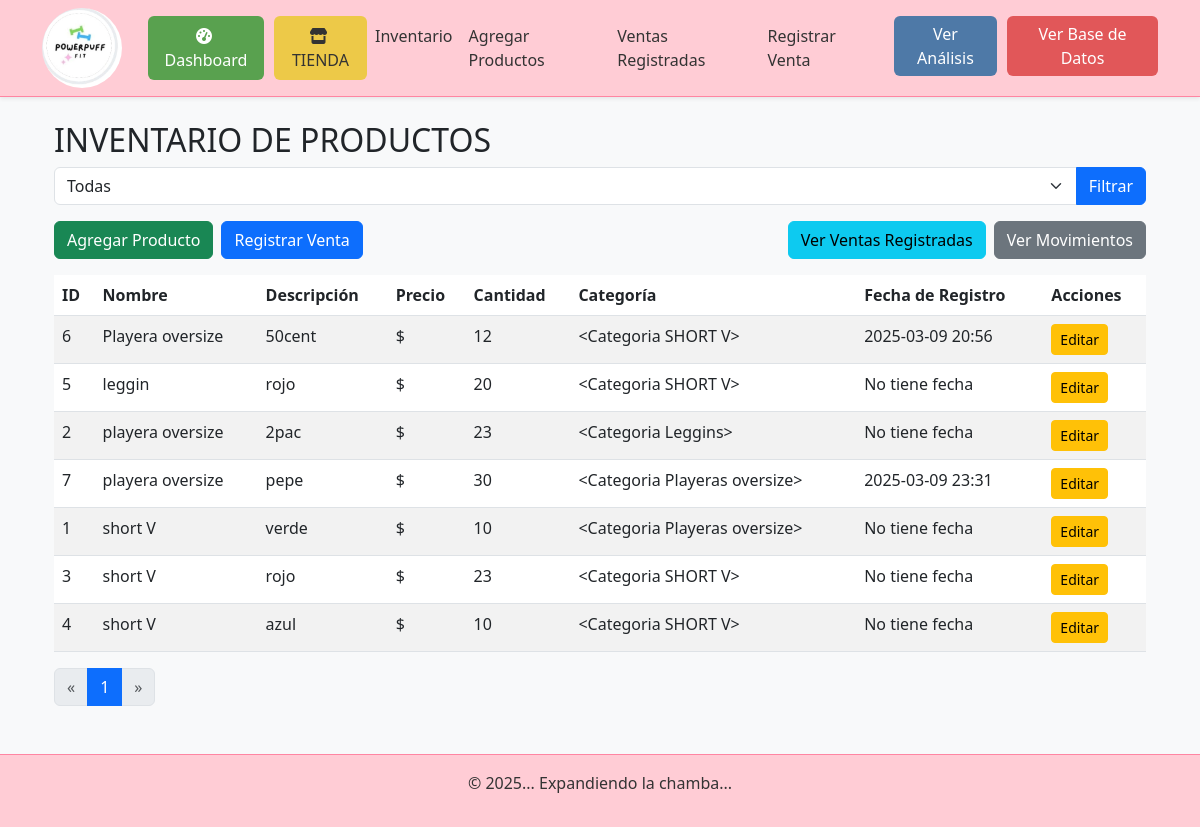
/index, run on the app's committed database.
### app/models.py (models this page shows, shortened)
class Producto(db.Model):
    id = db.Column(db.Integer, primary_key=True)
    nombre = db.Column(db.String(100), nullable=False)
    descripcion = db.Column(db.Text, nullable=True)
    precio_venta = db.Column(db.Float, nullable=False)  # Cambiado de 'precio' a 'precio_venta'
    costo_adquisicion = db.Column(db.Float, nullable=False)  # Nuevo campo
    cantidad = db.Column(db.Integer, default=0)
    categoria_id = db.Column(db.Integer, db.ForeignKey('categoria.id'), nullable=False)
    activo = db.Column(db.Boolean, default=True)
    fecha_registro = db.Column(db.DateTime, default=datetime.utcnow)
    cantidad_vendida = db.Column(db.Integer, default=0)
    categoria_id = db.Column(db.Integer, db.ForeignKey('categoria.id'), nullable=False)  # Clave foránea a 'Categoria'
    activo = db.Column(db.Boolean, default=True)
    fecha_registro = db.Column(db.DateTime, default=datetime.utcnow)
    cantidad_vendida = db.Column(db.Integer, default=0)
    variantes = db.relationship('ProductoVariante', back_populates='producto')
    ventas = db.relationship('VentaProducto', back_populates='producto')
    movimientos = db.relationship('MovimientoInventario', back_populates='producto')
    categoria = db.relationship('Categoria', backref='productos')

class Categoria(db.Model):
    __tablename__ = 'categoria'
    id = db.Column(db.Integer, primary_key=True)
    nombre = db.Column(db.String(100), nullable=False, unique=True)
    def __repr__(self):
        return f'<Categoria {self.nombre}>'

### app/routes.py (the view)
@routes.route('/index')
def index():
    try:
        categoria_seleccionada = request.args.get('categoria', 'todas')
        page = request.args.get('page', 1, type=int)
        query = Producto.query.filter_by(activo=True)
        if categoria_seleccionada != 'todas':
            query = query.filter_by(categoria=categoria_seleccionada)
        productos = query.order_by(Producto.nombre).paginate(page=page, per_page=10)
        categorias = db.session.query(Producto.categoria).distinct().all()
        categorias = [c[0] for c in categorias if c[0]]  # Extract category names
        return render_template(
            'index.html',
            productos=productos,
            categorias=categorias,
            categoria_seleccionada=categoria_seleccionada
        )
    except Exception as e:
        logging.error(f"Error en index: {str(e)}", exc_info=True)
        flash("Error al cargar el inventario", "danger")
        return redirect(url_for('routes.dashboard'))

### app/templates/index.html (shortened to what this page needs)
{% extends "base.html" %}
{% block content %}
<div class="container mt-4">
    <h2>INVENTARIO DE PRODUCTOS</h2>
    <form id="filtroForm" class="mb-3">
        <div class="input-group">
            <select name="categoria" id="categoria" class="form-select">
                <option value="todas" {% if categoria_seleccionada == 'todas' %}selected{% endif %}>Todas</option>
            </select>
            <button type="submit" class="btn btn-primary">Filtrar</button>
        </div>
    </form>
    <div class="d-flex flex-column flex-md-row justify-content-between mb-3 gap-2">
        <div class="d-flex gap-2">
            <a href="{{ url_for('routes.nuevo_producto') }}" class="btn btn-success">Agregar Producto</a>
            <a href="{{ url_for('routes.nueva_venta') }}" class="btn btn-primary">Registrar Venta</a>
        </div>
        <div class="d-flex gap-2">
            <a href="{{ url_for('routes.listar_ventas') }}" class="btn btn-info">Ver Ventas Registradas</a>
            <a href="{{ url_for('routes.listar_movimientos') }}" class="btn btn-secondary">Ver Movimientos</a>
        </div>
    </div>
    <div class="table-responsive">
        <table class="table table-striped">
            <thead>
                <tr>
                    <th>ID</th>
                    <th>Nombre</th>
                    <th>Descripción</th>
                    <th>Precio</th>
                    <th>Cantidad</th>
                    <th>Categoría</th>
                    <th>Fecha de Registro</th>
                    <th>Acciones</th>
                </tr>
            </thead>
            <tbody id="productosLista">
                {% for producto in productos.items %}
                    {% if producto.activo %}
                        <tr>
                            <td>{{ producto.id }}</td>
                            <td>{{ producto.nombre }}</td>
                            <td>{{ producto.descripcion }}</td>
                            <td>${{ producto.precio }}</td>
                            <td>{{ producto.cantidad }}</td>
                            <td>{{ producto.categoria }}</td>
                            <td>
                                {% if producto.fecha_registro %}
                                    {{ producto.fecha_registro.strftime('%Y-%m-%d %H:%M') }}
                                {% else %}
                                    No tiene fecha
                                {% endif %}
                            </td>
                            <td>
                                <a href="{{ url_for('routes.editar_producto', id=producto.id) }}" class="btn btn-warning btn-sm">Editar</a>
                            </td>
                        </tr>
                    {% endif %}
                {% endfor %}
            </tbody>
        </table>
    </div>
    <nav aria-label="Page navigation">
        <ul class="pagination">
            <li class="page-item {% if productos.has_prev %}enabled{% else %}disabled{% endif %}">
                <a class="page-link" href="{{ url_for('routes.index', pagina=productos.prev_num, categoria=categoria_seleccionada) }}" aria-label="Previous">
                    <span aria-hidden="true">&laquo;</span>
                </a>
            </li>
            {% for page_num in range(1, productos.pages + 1) %}
                <li class="page-item {% if productos.page == page_num %}active{% endif %}">
                    <a class="page-link" href="{{ url_for('routes.index', pagina=page_num, categoria=categoria_seleccionada) }}">{{ page_num }}</a>
                </li>
            {% endfor %}
            <li class="page-item {% if productos.has_next %}enabled{% else %}disabled{% endif %}">
                <a class="page-link" href="{{ url_for('routes.index', pagina=productos.next_num, categoria=categoria_seleccionada) }}" aria-label="Next">
                    <span aria-hidden="true">&raquo;</span>
                </a>
            </li>
        </ul>
    </nav>
</div>
{% endblock %}

### app/templates/base.html (shortened to what this page needs)
<!DOCTYPE html>
<html lang="es">
<head>
    <link href="https://cdn.jsdelivr.net/npm/bootstrap@5.3.0/dist/css/bootstrap.min.css" rel="stylesheet">
    <link rel="stylesheet" href="https://cdnjs.cloudflare.com/ajax/libs/font-awesome/6.4.0/css/all.min.css">
</head>
<body class="bg-light">
    <nav class="navbar navbar-expand-lg navbar-light shadow-sm">
        <div class="container">
            <a class="navbar-brand" href="{{ url_for('routes.index') }}">
                <img src="{{ url_for('static', filename='images/logo.png') }}" alt="Logo">
            </a>
            <div class="collapse navbar-collapse" id="navbarNav">
                <ul class="navbar-nav ms-auto">
                    <li class="nav-item">
                        <a class="nav-link btn btn-dashboard" href="{{ url_for('routes.dashboard') }}">
                            <i class="fas fa-tachometer-alt me-1"></i> Dashboard
                        </a>
                    </li>
                    <li class="nav-item">
                        <a class="nav-link btn btn-tienda" href="{{ url_for('routes.index_tienda') }}">
                            <i class="fas fa-store me-1"></i> TIENDA
                        </a>
                    </li>
                    <li class="nav-item">
                        <a class="nav-link" href="{{ url_for('routes.index') }}">Inventario</a>
                    </li>
                    <li class="nav-item">
                        <a class="nav-link" href="{{ url_for('routes.nuevo_producto') }}">Agregar Productos</a>
                    </li>
                    <li class="nav-item">
                        <a class="nav-link" href="{{ url_for('routes.listar_ventas') }}">Ventas Registradas</a>
                    </li>
                    <li class="nav-item">
                        <a class="nav-link" href="{{ url_for('routes.nueva_venta') }}">Registrar Venta</a>
                    </li>
                    <li class="nav-item">
                        <a href="{{ url_for('routes.analisis_productos') }}" class="btn btn-analisis">Ver Análisis</a>
                    </li>
                    <li class="nav-item">
                        <a href="{{ url_for('routes.ver_base_de_datos') }}" class="btn btn-base-datos">Ver Base de Datos</a>
                    </li>
                </ul>
            </div>
        </div>
    </nav>
    <div class="container mt-4">
        {% block content %}{% endblock %}
    </div>
    <footer class="text-center mt-5 py-3">
        <p>&copy; 2025... Expandiendo la chamba... </p>
    </footer>
</body>
</html>

### app/templates/base.html (style rules this page uses)
body { background-color: #fff0f6; }
.navbar { background-color: #ffccd5; border-bottom: 1px solid #ff85a2; }
.navbar-brand { padding: 0; margin-right: 1rem; }
.navbar-brand img { height: 80px; width: 80px; border-radius: 50%; object-fit: cover; }
.nav-link { color: #333; }
footer { background-color: #ffccd5; border-top: 1px solid #ff85a2; color: #333; }
.btn-analisis { background-color: #4e79a7; color: white; border: none; margin-left: 10px; }
.btn-base-datos { background-color: #e15759; color: white; border: none; margin-left: 10px; }
.btn-dashboard { background-color: #59a14f; color: white; border: none; margin-left: 10px; }
.btn-tienda { background-color: #edc948; color: #333; border: none; margin-left: 10px; }

### data on the page
Producto: id "6", nombre "Playera oversize", descripcion "50cent", cantidad "12", categoria "<Categoria SHORT V>", fecha_registro "2025-03-09 20:56"
Producto: id "5", nombre "leggin", descripcion "rojo", cantidad "20", categoria "<Categoria SHORT V>", shows "No tiene fecha"
Producto: id "2", nombre "playera oversize", descripcion "2pac", cantidad "23", categoria "<Categoria Leggins>", shows "No tiene fecha"
Producto: id "7", nombre "playera oversize", descripcion "pepe", cantidad "30", categoria "<Categoria Playeras oversize>", fecha_registro "2025-03-09 23:31"
Producto: id "1", nombre "short V", descripcion "verde", cantidad "10", categoria "<Categoria Playeras oversize>", shows "No tiene fecha"
Producto: id "3", nombre "short V", descripcion "rojo", cantidad "23", categoria "<Categoria SHORT V>", shows "No tiene fecha"
Producto: id "4", nombre "short V", descripcion "azul", cantidad "10", categoria "<Categoria SHORT V>", shows "No tiene fecha"

### other printed values
{{ page_num }} "1"
